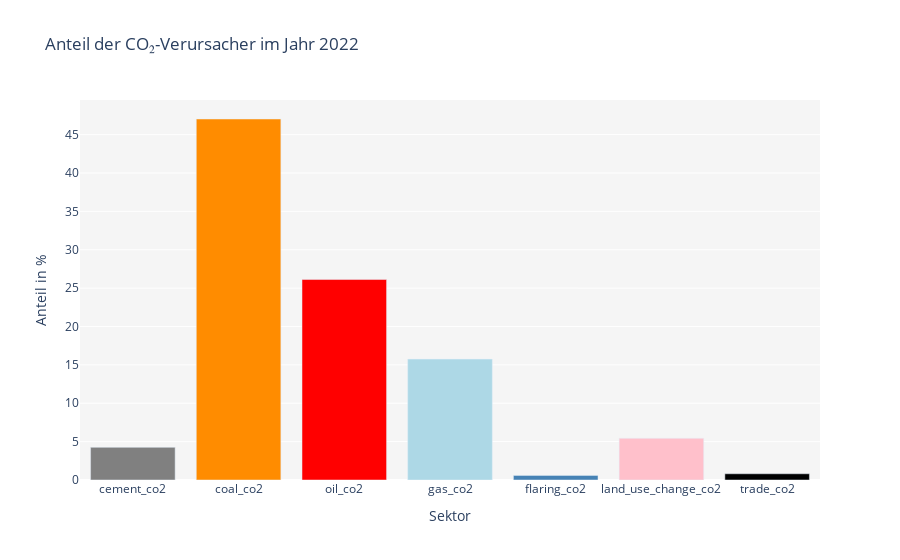

The notebook cell saved with this chart:
### Code cell
fig_share = px.bar(sector_summary, x='Sector', y='Percentage', title='Anteil der CO₂-Verursacher im Jahr 2022')
fig_share.update_traces(marker_color = ['grey', 'darkorange', 'red', 'lightblue', 'steelblue', 'pink'])
fig_share.update_layout(xaxis_title='Sektor', yaxis_title='Anteil in %', plot_bgcolor='rgba(245,245,245,1)')
fig_share.show()
fig_share.write_image('Anteile_CO2Verursacher.png')

### Figure 1 — Plotly figure (JSON) as saved in the notebook; plotly's stock layout.template omitted (floating-point values rounded to 4 significant figures)
{"data": [{"alignmentgroup": "True", "hovertemplate": "Sector=%{x}<br>Percentage=%{y}<extra></extra>", "legendgroup": "", "marker": {"color": ["grey", "darkorange", "red", "lightblue", "steelblue", "pink"], "pattern": {"shape": ""}}, "name": "", "offsetgroup": "", "orientation": "v", "showlegend": false, "textposition": "auto", "type": "bar", "x": ["cement_co2", "coal_co2", "oil_co2", "gas_co2", "flaring_co2", "land_use_change_co2", "trade_co2"], "xaxis": "x", "y": [4.255, 47.03, 26.12, 15.75, 0.5969, 5.435, 0.8109], "yaxis": "y"}], "layout": {"barmode": "relative", "legend": {"tracegroupgap": 0}, "plot_bgcolor": "rgba(245,245,245,1)", "title": {"text": "Anteil der CO₂-Verursacher im Jahr 2022"}, "xaxis": {"anchor": "y", "domain": [0, 1], "title": {"text": "Sektor"}}, "yaxis": {"anchor": "x", "domain": [0, 1], "title": {"text": "Anteil in %"}}}}
